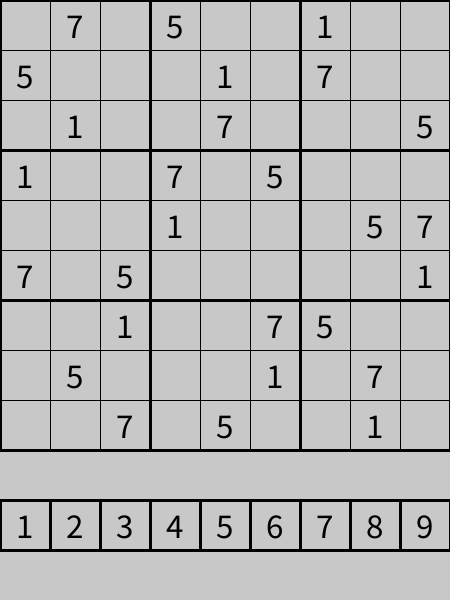
Frame 1 (no input)
Frame 60 (the mouse pressed at the canvas centre just before this capture): identical to frame 1, image omitted
Frame 120 (the mouse held since frame 60 and released just before this capture): identical to frame 1, image omitted

The Processing sketch that drew this single still picture (run headless with seeded random() and noise(); from frame 60 on, the mouse is pressed at the canvas centre):

// Processing sketch: SudokuJavaModeForDesktop
// ── SudokuJavaModeForDesktop.pde
int a[][] = {
            {8,7,6,5,4,3,1,9,2},
            {5,4,3,2,1,9,7,6,8},
            {2,1,9,8,7,6,4,3,5},

            {1,9,8,7,6,5,3,2,4},
            {4,3,2,1,9,8,6,5,7},
            {7,6,5,4,3,2,9,8,1},

            {3,2,1,9,8,7,5,4,6},
            {6,5,4,3,2,1,8,7,9},
            {9,8,7,6,5,4,2,1,3}
        };

int board[][] = new int [9][9]; // store the number form verible a[][]
int blank[] = new int [7]; //store the random position for make it visible in Cols
int CellSize = 50; 
int BoardSize = 9 * CellSize;

int rows , cols; //Check rows and cols in mouse pressed

void setup() {
    size(50*9,50*12);
    textSize(35);
    textAlign(CENTER, CENTER);
    fill(0);
    DrawBoard();    
    RandomBlank();
}

void draw(){
    background(200);
    DrawBoard();
    SetNumberInBoard();
    DrawNumber();
    
  //  if(rows >= 0 && cols >= 0){
  //      fill(173, 216, 230);
  //      noStroke();
  //      rect(cols*CellSize, rows*CellSize, CellSize, CellSize);
  //}

}

void mousePressed(){ 
    cols = mouseX / CellSize;
    rows = mouseY / CellSize;

    println((rows) +" , "+ (cols));
}

void keyPressed(){
    if(key >= '1' && key <= '9'){
        textAlign(CENTER, CENTER);
        println(key);
        text(key,cols * CellSize + CellSize/2 ,rows * CellSize + CellSize/2);
    }

}

void DrawBoard(){
  
    //about Board and line\\
    
    //make the lines in board
    fill(0);
    for(int i = 0; i <= 9 ; i++){
      if(i % 3 == 0){
          strokeWeight(3);
      }else { strokeWeight(1); }
      
        line(0 , i*CellSize , BoardSize , i * CellSize);  // X-Axis Line
        line(i*CellSize , 0 , i*CellSize , BoardSize);   // Y- Axis Line
    }
    //Make the Lines of answer Cell
    strokeWeight(3);
    line(0,CellSize*10,BoardSize,CellSize*10);
    line(0,CellSize*11,BoardSize,CellSize*11);
    for(int i = 0; i <= 9 ; i++){
        line(CellSize*i , CellSize*10 ,CellSize * i , CellSize*11);
    }
    
    //About Text and Number\\
    
    //
    
    //set number in answer Cell
    for(int i = 0 ; i < 9 ; i++){
        text(1+i,i * CellSize + CellSize / 2, 10 * CellSize + CellSize/2);
    }
}

void RandomBlank(){ // Need to Edits
    int i = 0;
    while(i < 7){
        blank[i] = int(random(0,10));; // 1-9
        i++;
    }
}

void SetNumberInBoard(){
    for(int i = 0 ; i < 9 ; i++){
        int rows[] = new int [9];
        for(int j = 0 ;j < 9; j++){
            int val = a[i][j];
            for(int k = 0; k < blank.length ; k++){
                if(val == blank[k]) 
                    {val = 0;}
            }
            rows[j] = val;
        }
        board[i] = rows;
    }
    
}

void DrawNumber(){
    fill(0);
    for (int i = 0; i < 9; i++) {
        for (int j = 0; j < 9; j++) {
            if(board[i][j] != 0){
                int x = j * CellSize + CellSize / 2;
                int y = i * CellSize + CellSize / 2;
                text(board[i][j], x, y);
            }
        }
    }
}
//test
